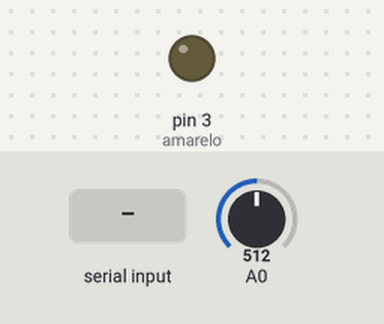
The sketch below on a simulated Arduino Uno, built with avr-gcc and run on an emulated ATmega328P. Parts: output pins drawn as LEDs (lit = HIGH). The test bench sets the inputs (shaded band); at power-on: A0 = 512. What the sketch prints to the serial monitor is not drawn.

Above: at 1.2 s.
1.3 s: "A" received over Serial
At 1.8 s:
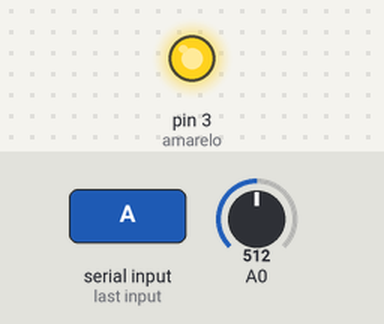
2.8 s: "X" received over Serial
At 4.2 s:
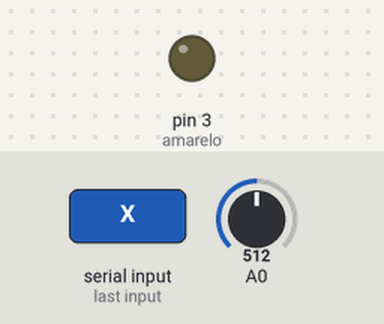
Timing chart, 0 to 5.8 s (numbered marks = the images above; inputs shaded):
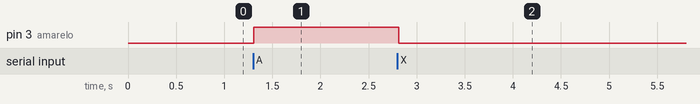

The sketch:

codarduino.ino
```cpp
int amarelo = 3;
int vermelho = 5;
int verde = 6;
int espera = 0;
char serial;

void setup() {
  pinMode(3, OUTPUT);
//  pinMode(5, OUTPUT);
//  pinMode(6, OUTPUT);
  pinMode(A0, INPUT);
  Serial.begin( 9600 );
}

void loop(){
  int leitura = analogRead(A0); //Armazena a leitura do pino A0 na variavel leitura
//  int pwm = map(leitura,0,1023,0,255);

  if (Serial.available() > 0) {
    // lê do buffer o dado recebido:
    serial = Serial.read();
    // responde com o dado recebido:
//    Serial.println(serial);
    if(serial == 'A'){
      digitalWrite(amarelo, HIGH);   // turn the LED on (HIGH is the voltage level)
    }
    if(serial == 'X'){
      digitalWrite(amarelo, LOW);
    }
    if(serial == 'M'){
      espera = 1000;
    }
    else{
      espera = serial;
    }
  }
  Serial.println(leitura);
  delay(espera);
}
```

Measured:
- after the input at 1.3 s, pin 3 (amarelo): LOW → HIGH at once
- after the input at 2.8 s, pin 3 (amarelo): HIGH → LOW at once
